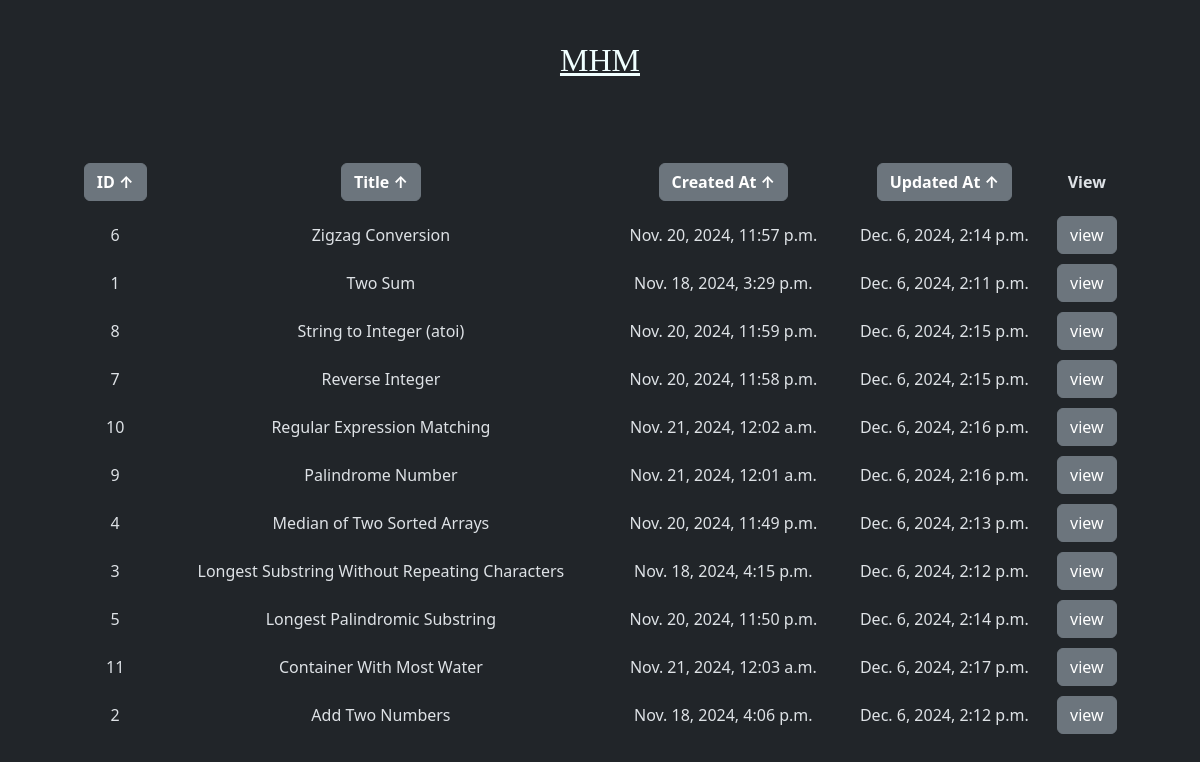
Page /leetcode/?order_by=-title on the committed database.
### leetcode/models.py (models this page shows, shortened)
class CodeInject(models.Model):
    user = models.ForeignKey(User, on_delete=models.CASCADE)
    cid = models.IntegerField(unique=True, null=True)
    title = models.TextField(max_length=130, verbose_name='Title')
    cpp = models.TextField(max_length=13000, blank=True, null=True, verbose_name='C++ Code')
    py = models.TextField(max_length=13000, blank=True, null=True, verbose_name='Python Code')
    created_at = models.DateTimeField(auto_now_add=True)
    updated_at = models.DateTimeField(auto_now=True)

### leetcode/views.py (the view)
# urls.py: path('', views.code_list, name='code_list'),
def code_list(request):
    order_by = request.GET.get('order_by', 'cid')
    direction = '-' if order_by.startswith('-') else ''
    codel = CodeInject.objects.all().order_by(direction + order_by.lstrip('-'))
    return render(request, 'indexl.html', {'codel': codel, 'order_by': order_by})

### leetcode/templates/indexl.html (shortened to what this page needs)
{% extends "base.html" %}
{% block content %}
    <div class="container col gpa-2" style="padding: 3%;">
        <table style="
            width: 100%;
            text-align: center;
            border-spacing: 100px;
            ">
            <thead>
                <tr>
                    <th style="padding-block: 10px;">
                        {% if order_by == 'cid' %}
                            <a class="btn btn-secondary" href="{% url 'code_list' %}?order_by=-cid">
                                <b>ID ↓</b>
                            </a>
                        {% else %}
                            <a class="btn btn-secondary" href="{% url 'code_list' %}?order_by=cid">
                                <b>ID ↑</b>
                            </a>
                        {% endif %}
                    </th>
                    <th style="padding-block: 10px;">
                        {% if order_by == 'title' %}
                            <a class="btn btn-secondary" href="{% url 'code_list' %}?order_by=-title">
                                <b>Title ↓</b>
                            </a>
                        {% else %}
                            <a class="btn btn-secondary" href="{% url 'code_list' %}?order_by=title">
                                <b>Title ↑</b>
                            </a>
                        {% endif %}
                    </th>
                    <th style="padding-block: 10px;">
                        {% if order_by == 'created_at' %}
                            <a class="btn btn-secondary" href="{% url 'code_list' %}?order_by=-created_at">
                                <b>Created At ↓</b>
                            </a>
                        {% else %}
                            <a class="btn btn-secondary" href="{% url 'code_list' %}?order_by=created_at">
                                <b>Created At ↑</b>
                            </a>
                        {% endif %}
                    </th>
                    <th style="padding-block: 10px;">
                        {% if order_by == 'updated_at' %}
                            <a class="btn btn-secondary" href="{% url 'code_list' %}?order_by=-updated_at">
                                <b>Updated At ↓</b>
                            </a>
                        {% else %}
                            <a class="btn btn-secondary" href="{% url 'code_list' %}?order_by=updated_at">
                                <b>Updated At ↑</b>
                            </a>
                        {% endif %}
                    </th>
                    <th style="padding-block: 10px;">
                        <b>View</b>
                    </th>
                </tr>
            </thead>
            <tbody>
                {% for code in codel %}
                    <tr>
                        <td style="padding-block: 5px;">{{ code.cid }}</td>
                        <td style="padding-block: 5px;">{{ code.title }}</td>
                        <td style="padding-block: 5px;">{{ code.created_at }}</td>
                        <td style="padding-block: 5px;">{{ code.updated_at }}</td>
                        <td style="padding-block: 5px;"><a href="{% url 'code_detail' code.cid %}" class="btn btn-secondary">view</a></td>
                    </tr>
                {% endfor %}
            </tbody>
        </table>
    </div>
{% endblock %}

### rows in the picture
CodeInject: cid "6", title "Zigzag Conversion", created_at "Nov. 20, 2024, 11:57 p.m.", updated_at "Dec. 6, 2024, 2:14 p.m."
CodeInject: cid "1", title "Two Sum", created_at "Nov. 18, 2024, 3:29 p.m.", updated_at "Dec. 6, 2024, 2:11 p.m."
CodeInject: cid "8", title "String to Integer (atoi)", created_at "Nov. 20, 2024, 11:59 p.m.", updated_at "Dec. 6, 2024, 2:15 p.m."
CodeInject: cid "7", title "Reverse Integer", created_at "Nov. 20, 2024, 11:58 p.m.", updated_at "Dec. 6, 2024, 2:15 p.m."
CodeInject: cid "10", title "Regular Expression Matching", created_at "Nov. 21, 2024, 12:02 a.m.", updated_at "Dec. 6, 2024, 2:16 p.m."
CodeInject: cid "9", title "Palindrome Number", created_at "Nov. 21, 2024, 12:01 a.m.", updated_at "Dec. 6, 2024, 2:16 p.m."
CodeInject: cid "4", title "Median of Two Sorted Arrays", created_at "Nov. 20, 2024, 11:49 p.m.", updated_at "Dec. 6, 2024, 2:13 p.m."
CodeInject: cid "3", title "Longest Substring Without Repeating Characters", created_at "Nov. 18, 2024, 4:15 p.m.", updated_at "Dec. 6, 2024, 2:12 p.m."
CodeInject: cid "5", title "Longest Palindromic Substring", created_at "Nov. 20, 2024, 11:50 p.m.", updated_at "Dec. 6, 2024, 2:14 p.m."
CodeInject: cid "11", title "Container With Most Water", created_at "Nov. 21, 2024, 12:03 a.m.", updated_at "Dec. 6, 2024, 2:17 p.m."
CodeInject: cid "2", title "Add Two Numbers", created_at "Nov. 18, 2024, 4:06 p.m.", updated_at "Dec. 6, 2024, 2:12 p.m."
